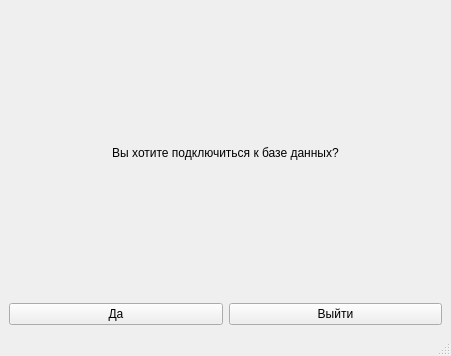
<?xml version="1.0" encoding="UTF-8"?>
<ui version="4.0">
 <class>MainWindow</class>
 <widget class="QMainWindow" name="MainWindow">
  <property name="geometry">
   <rect>
    <x>0</x>
    <y>0</y>
    <width>451</width>
    <height>356</height>
   </rect>
  </property>
  <property name="windowTitle">
   <string>MainWindow</string>
  </property>
  <widget class="QWidget" name="centralwidget">
   <layout class="QGridLayout" name="gridLayout">
    <item row="0" column="0">
     <layout class="QVBoxLayout" name="verticalLayout">
      <item>
       <widget class="QLabel" name="label">
        <property name="text">
         <string>Вы хотите подключиться к базе данных?</string>
        </property>
        <property name="alignment">
         <set>Qt::AlignCenter</set>
        </property>
       </widget>
      </item>
      <item>
       <layout class="QHBoxLayout" name="horizontalLayout">
        <item>
         <widget class="QPushButton" name="pushButton">
          <property name="text">
           <string>Да</string>
          </property>
         </widget>
        </item>
        <item>
         <widget class="QPushButton" name="pushButton_2">
          <property name="text">
           <string>Выйти</string>
          </property>
         </widget>
        </item>
       </layout>
      </item>
     </layout>
    </item>
   </layout>
  </widget>
  <widget class="QMenuBar" name="menubar">
   <property name="geometry">
    <rect>
     <x>0</x>
     <y>0</y>
     <width>451</width>
     <height>21</height>
    </rect>
   </property>
  </widget>
  <widget class="QStatusBar" name="statusbar"/>
 </widget>
 <resources/>
 <connections>
  <connection>
   <sender>pushButton_2</sender>
   <signal>clicked()</signal>
   <receiver>MainWindow</receiver>
   <slot>close()</slot>
   <hints>
    <hint type="sourcelabel">
     <x>334</x>
     <y>251</y>
    </hint>
    <hint type="destinationlabel">
     <x>225</x>
     <y>177</y>
    </hint>
   </hints>
  </connection>
 </connections>
</ui>
